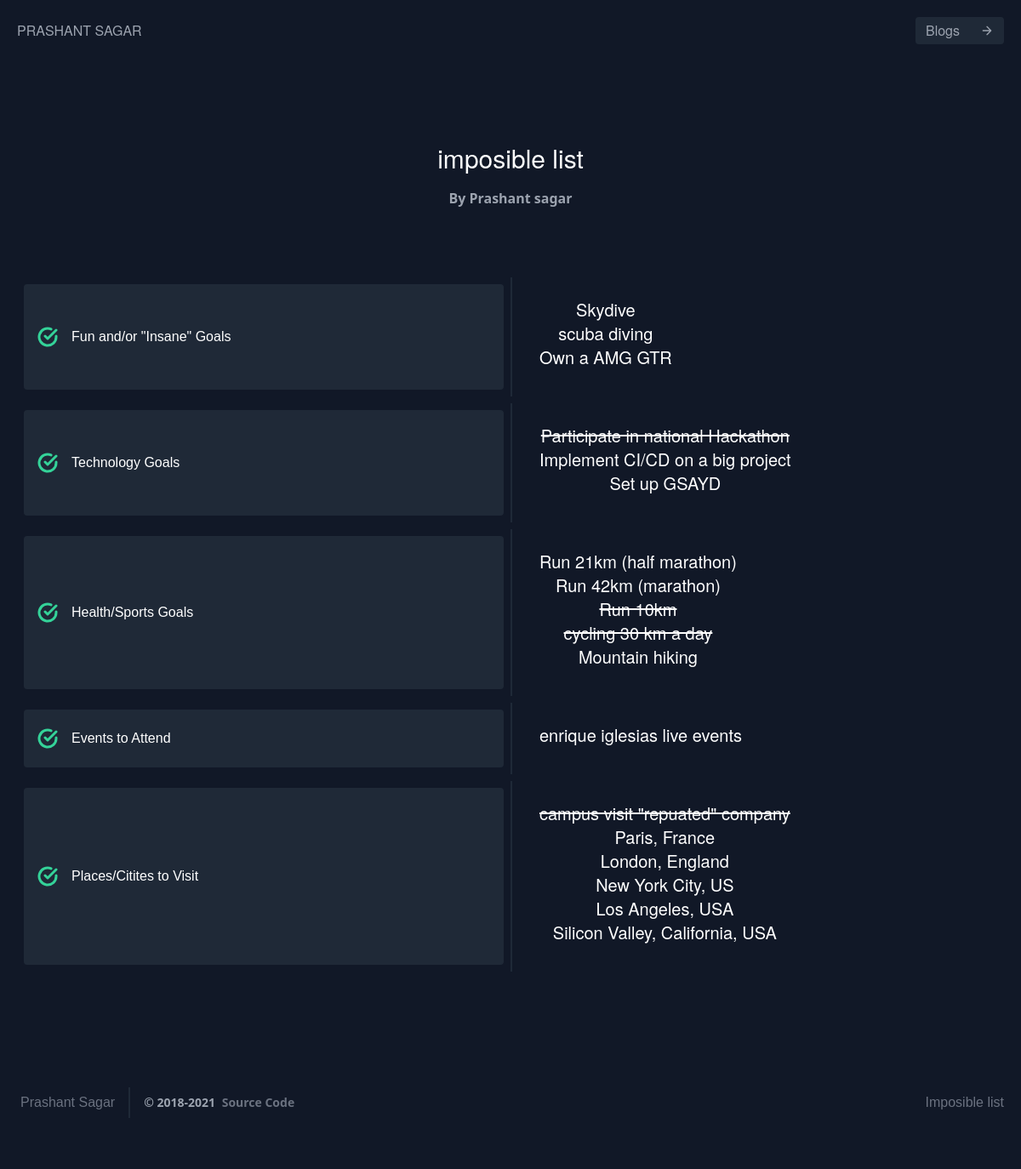
The app's page /imposible/ with its own data.
### home/models.py (models this page shows, shortened)
class List(models.Model):
    title = models.CharField(max_length=300)
    sub_title = models.TextField(default="")

### home/views.py (the view)
# urls.py: path('imposible/',ImposListView.as_view(),name="impos"),
class ImposListView(ListView):
    model = List
    template_name = "home/imposible.html"
    context_object_name = 'lists'

### home/templates/home/imposible.html
{% extends 'home/index.html' %} {% block title %} imposible list {% endblock title %} {% block contactactive %} active {% endblock contactactive %}
{% block body %}
<section class="text-gray-400 bg-gray-900 body-font">
  <div class="container px-5 py-24 mx-auto">
    <div class="text-center mb-20">
      <h1 class="sm:text-3xl text-2xl font-medium text-center title-font text-white mb-4">imposible list </h1>
      <p class="text-base leading-relaxed xl:w-2/4 lg:w-3/4 mx-auto">By Prashant sagar</p>
    </div>
    {% for list in lists %}
    <div class="flex flex-wrap lg:w-4/7 sm:mx-auto sm:mb-2 -mx-2">
      <div class="p-2 sm:w-1/2 w-full">
        <div class="bg-gray-800 rounded flex p-4 h-full items-center">
          <svg fill="none" stroke="currentColor" stroke-linecap="round" stroke-linejoin="round" stroke-width="3" class="text-green-400 w-6 h-6 flex-shrink-0 mr-4" viewBox="0 0 24 24">
            <path d="M22 11.08V12a10 10 0 11-5.93-9.14"></path>
            <path d="M22 4L12 14.01l-3-3"></path>
          </svg>
          <span class="title-font font-medium text-white">{{list.title}}</span>
        </div>
      </div>
      <div class="flex flex-wrap">
      <div class="md:w-full px-8 py-6 border-l-2 border-gray-800">
        <h2 class="text-lg sm:text-xl text-white font-medium title-font mb-2">{% autoescape off %} {{list.sub_title}} {% endautoescape %}</h2>
        </div>
        </div>
    </div>
    {% endfor %}
  </div>
</section>
{% endblock body %}

### records on screen
List: title "Fun and/or \"Insane\" Goals", sub_title "Skydive scuba diving Own a AMG GTR"
List: title "Technology Goals", sub_title "Participate in national Hackathon Implement CI/CD on a big project Set up GSAYD"
List: title "Health/Sports Goals", sub_title "Run 21km (half marathon) Run 42km (marathon) Run 10km cycling 30 km a day Mountain hiking"
List: title "Events to Attend", sub_title "enrique iglesias live events"
List: title "Places/Citites to Visit", sub_title "campus visit \"repuated\" company Paris, France London, England New York City, US Los Angeles, USA Silicon Valley, California, USA"
